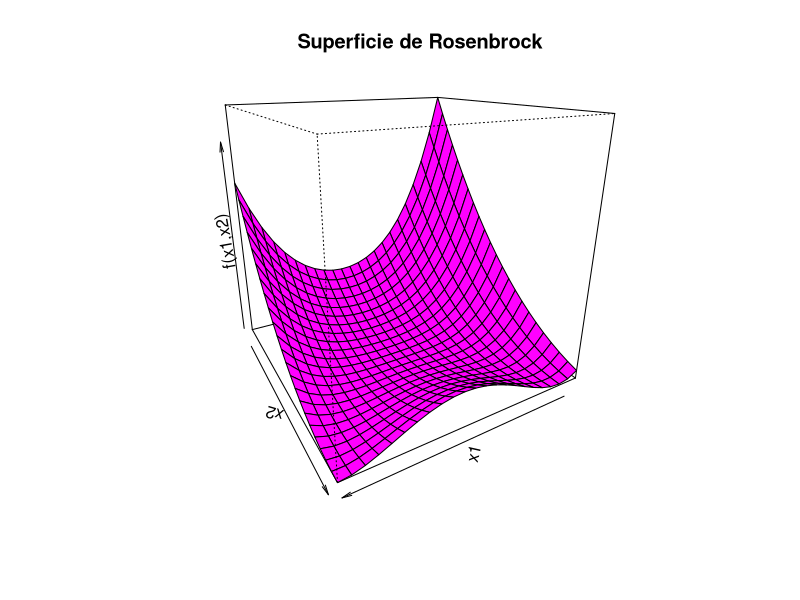

Write the R code that produced this figure.
# Definimos los valores de x1 y x2
x1 <- x2 <- seq(-1.2, 1, by = 0.1)

# Definimos la función de Rosenbrock
fr <- function(x1, x2) {
  100 * (x2 - x1^2)^2 + (1 - x1)^2
}

# Generamos la matriz de valores usando outer
z <- outer(x1, x2, FUN = Vectorize(fr))

# Graficamos la superficie 3D
persp(x1, x2, z, theta = 150, phi = 20, col = "magenta", 
      xlab = "x1", ylab = "x2", zlab = "f(x1,x2)", 
      main = "Superficie de Rosenbrock")

# Definimos la función para optimización
fr_optim <- function(x) {
  x1 <- x[1]
  x2 <- x[2]
  100 * (x2 - x1^2)^2 + (1 - x1)^2
}

# Realizamos la optimización
result2 <- optim(c(-1.2, 1), fr_optim)
print(result2)
